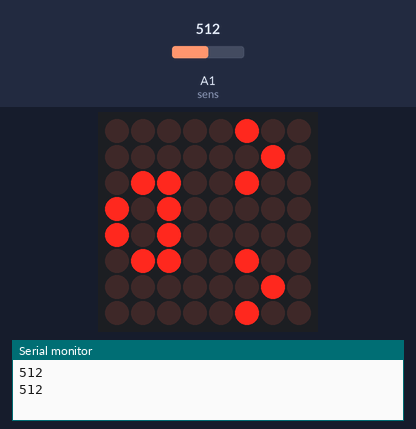
Bench run of a sketch on a simulated Arduino Uno, built with avr-gcc and run on an emulated ATmega328P. On the bench: 8×8 LED matrix, the last lines printed to the serial monitor. Inputs (shaded band) come from the test bench; at power-on: A1 (sens) = 512.

Above: at 1.8 s.
1.9 s: A1 (sens) set to 314
3.4 s: A1 (sens) set to 281
At 5.2 s:
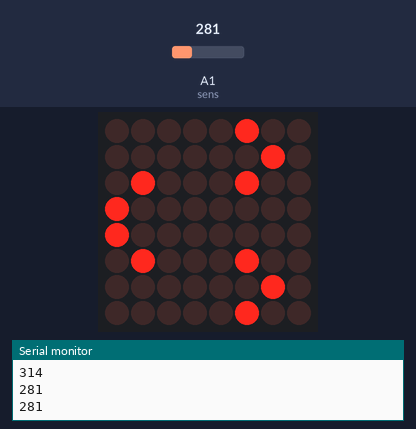
5.5 s: A1 (sens) set to 52
7.2 s: A1 (sens) set to 44
At 8.7 s:
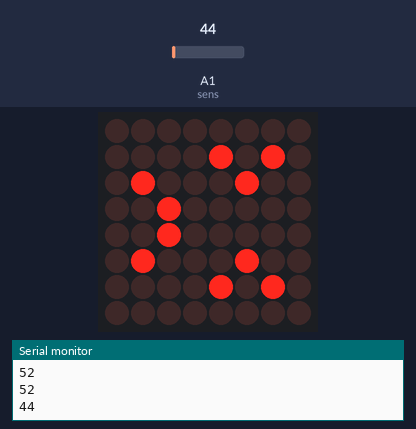
9.5 s: A1 (sens) set to 60
At 10.3 s:
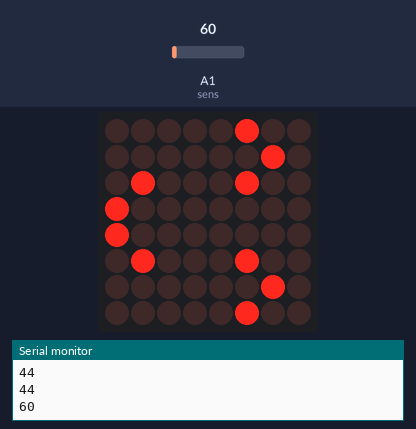
11.5 s: A1 (sens) set to 40
At 13.2 s:
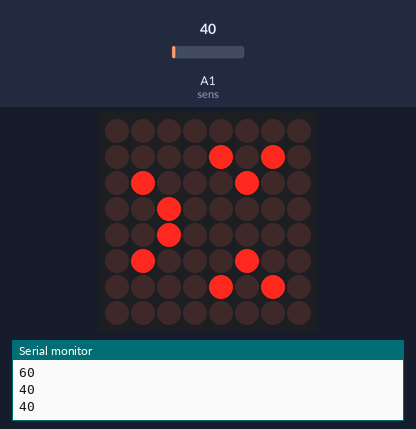
Timing chart, 0 to 14.5 s (numbered marks = the images above; inputs shaded):
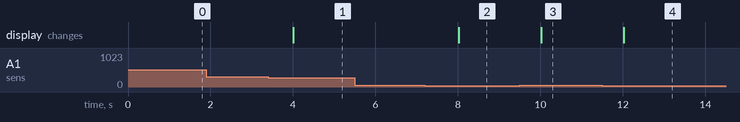

The sketch:

TreemoOS.ino
```cpp
/*
    TreemoOS

    DISPLAY:
    Pin 12 is connected to DataIn
    Pin 11 is connected to CLK
    Pin 10 is connected to LOAD/CS

    MOISTURE SENSOR:
    Pin A1 is connected to SignalIn

*/

#include "LedControl.h"

LedControl lc = LedControl(7, 5, 6, 1);

int sens = A1;
int moisture = 0;

void setup() {
  lc.shutdown(0, false);
  lc.setIntensity(0, 4);
  lc.clearDisplay(0);

  pinMode(sens, INPUT);
  Serial.begin(9600);

}

void loop() {

  moisture = analogRead(sens);

  if (moisture <= 50) { // these values will need tweaking depending on the type of plant and the sensor you use.

    byte h[8] = {B00000000, B00001010, B01000100, B00100000, B00100000, B01000100, B00001010, B00000000}; // sad

    lc.setRow(0, 0, h[0]);
    lc.setRow(0, 1, h[1]);
    lc.setRow(0, 2, h[2]);
    lc.setRow(0, 3, h[3]);
    lc.setRow(0, 4, h[4]);
    lc.setRow(0, 5, h[5]);
    lc.setRow(0, 6, h[6]);
    lc.setRow(0, 7, h[7]);

  }
  if (moisture >= 50 && moisture <= 300 ) { // these values will need tweaking depending on the type of plant and the sensor you use.

    byte l[8] = {B00000100, B00000010, B01000100, B10000000, B10000000, B01000100, B00000010, B00000100}; // happy

    lc.setRow(0, 0, l[0]);
    lc.setRow(0, 1, l[1]);
    lc.setRow(0, 2, l[2]);
    lc.setRow(0, 3, l[3]);
    lc.setRow(0, 4, l[4]);
    lc.setRow(0, 5, l[5]);
    lc.setRow(0, 6, l[6]);
    lc.setRow(0, 7, l[7]);

  }
  if (moisture >= 300) { // these values will need tweaking depending on the type of plant and the sensor you use.

    byte s[8] = {B00000100, B00000010, B01100100, B10100000, B10100000, B01100100, B00000010, B00000100}; // very happy

    lc.setRow(0, 0, s[0]);
    lc.setRow(0, 1, s[1]);
    lc.setRow(0, 2, s[2]);
    lc.setRow(0, 3, s[3]);
    lc.setRow(0, 4, s[4]);
    lc.setRow(0, 5, s[5]);
    lc.setRow(0, 6, s[6]);
    lc.setRow(0, 7, s[7]);

  }
  Serial.println(moisture);
  delay(1000);
}
```

Measured:
- the behaviour switches between 300 and 299 on A1 (sens) (found by bisection; images 0 and 1)
- the behaviour switches between 50 and 49 on A1 (sens) (found by bisection; images 1 and 2)
- after the input at 3.4 s, the display: changes after 0.61 s (image 1)
- after the input at 7.2 s, the display: changes after 0.81 s (image 2)
- after the input at 9.5 s, the display: changes after 0.52 s (image 3)
- after the input at 11.5 s, the display: changes after 0.52 s (image 4)
